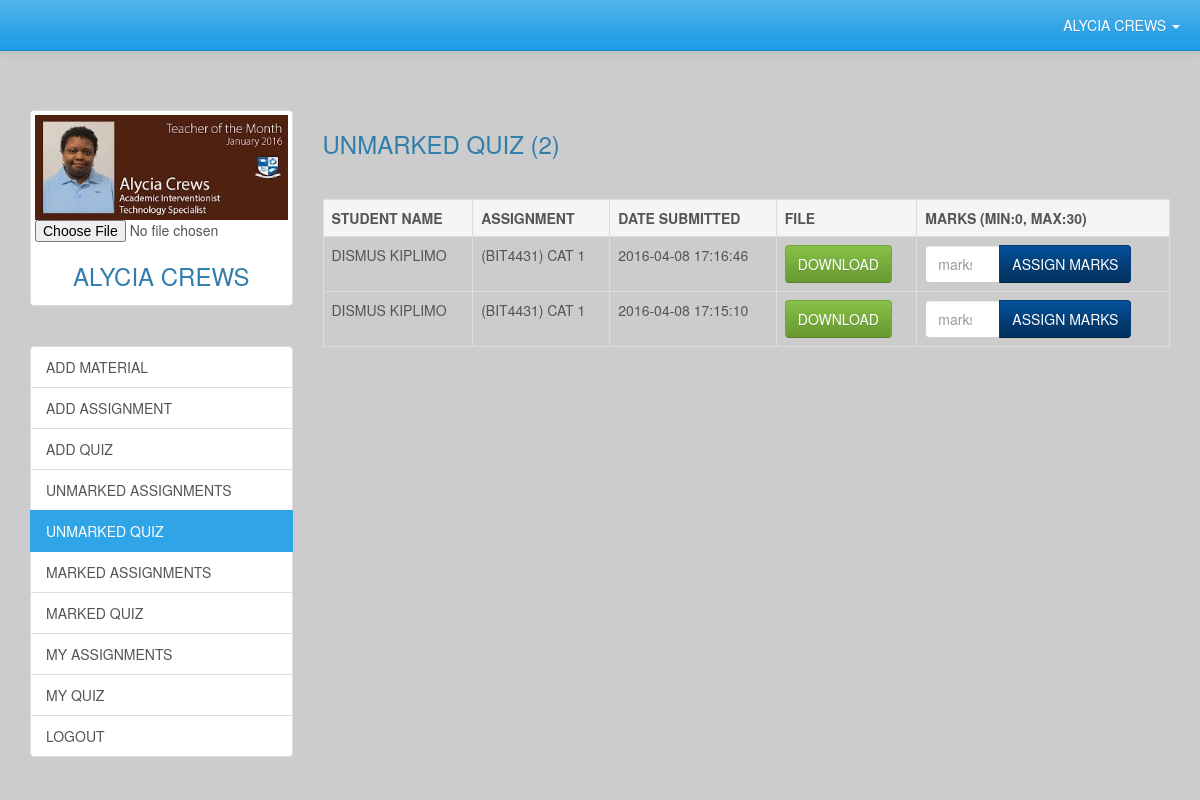
The app's page /unmarkedQuiz.php (signed in) with its own data.
### tables this page shows
CREATE TABLE IF NOT EXISTS `submittedquiz` (
`id` int(11) NOT NULL,
  `studentId` int(11) NOT NULL,
  `courseId` int(11) NOT NULL,
  `teacherId` int(11) NOT NULL,
  `name` varchar(150) NOT NULL,
  `marks` int(11) NOT NULL,
  `status` enum('MARKED','UNMARKED') DEFAULT 'UNMARKED',
  `dateSubmitted` datetime NOT NULL DEFAULT CURRENT_TIMESTAMP,
  `fileUrl` varchar(150) NOT NULL
);

CREATE TABLE IF NOT EXISTS `students` (
`id` int(11) NOT NULL,
  `fname` varchar(50) NOT NULL,
  `lname` varchar(50) NOT NULL,
  `password` varchar(40) NOT NULL,
  `username` varchar(40) NOT NULL,
  `gender` enum('MALE','FEMALE') NOT NULL,
  `course` varchar(50) NOT NULL,
  `location` varchar(50) NOT NULL,
  `coursePeriod` int(11) NOT NULL,
  `dateRegistered` datetime NOT NULL DEFAULT CURRENT_TIMESTAMP,
  `image` varchar(150) NOT NULL
);

### unmarkedQuiz.php (the view, shortened to what this page needs)
<?php
	$output = '';
	require_once 'includes/core.inc.php';
	require_once 'includes/teacherSession.inc.php';
	$query = "SELECT submittedQuiz.id, submittedQuiz.name, submittedQuiz.dateSubmitted, submittedQuiz.fileUrl, students.fname, students.lname
	          FROM submittedQuiz
			  LEFT JOIN students
			  ON submittedQuiz.studentId = students.id
			  WHERE submittedQuiz.teacherId = ? AND submittedQuiz.status = 'UNMARKED' AND submittedQuiz.courseId = ?
			  ORDER by submittedQuiz.dateSubmitted DESC";
	$statement = $conn->prepare($query);
	$statement->bind_param('ss', $teacherDetails['id'], $teacherDetails['course']);
	$statement->execute();
	$statement->store_result();
	if($statement->num_rows){
		$statement->bind_result($assignmentId, $assignmentName, $dateSubmitted, $fileUrl, $fname, $lname);
		$output .= '<table class = "table table-bordered">
						<tr class = "active">
							<th>STUDENT NAME</th>
							<th>ASSIGNMENT</th>
							<th>DATE SUBMITTED</th>
							<th>FILE</th>
							<th>MARKS (MIN:0, MAX:30)</th>
						</tr>';
		while($statement->fetch()){
			$output .= '<tr>
							<td>' . strtoupper($fname . ' ' . $lname) . '</td>
							<td>' . strtoupper($assignmentName) . '</td>
							<td>' . $dateSubmitted . '</td>
							<td><a href = "download.php?file=' . $fileUrl . '&name=<' . strtoupper($fname . ' ' . $lname . '> ' . $assignmentName) . ' ASSIGNMENT" class = "btn btn-success">DOWNLOAD</a></td>
							<td>
								<form class = "form-inline" action = "" method = "POST">
									<input type = "hidden" name = "assignmentId" value = "' . $assignmentId . '">
									<div class="input-group">
										<input type = "number" min = "0" max = "30" placeholder = "marks" class = "form-control" name = "marks" required />
										<span class="input-group-btn">
											<button type = "submit" name = "updateMarks" class = "btn btn-info">ASSIGN MARKS</button>
										</span>
									</div>
								</form>
							</td>
						</tr>';
		}
		$output .= '</table>';
	}else{
		$output = '<p>There are no unmarked quiz :)</p>';
	}
?>
<div class = "container">
	<div class = "row" style = "margin-top:60px;">
		<?php require_once 'includes/teacherSidebar.php';?>
		<div class = "col-lg-9">
			<h3>UNMARKED QUIZ (<?php echo $statement->num_rows;?>)</h3>
			<p><?php echo $msg;?> &nbsp;</p>
			<?php echo $output?>
		</div>
	</div>
</div>
<?php require_once 'includes/default_footer.inc.php';?>

### css/custom-styles.css (style rules this page uses)
body { padding-top:50px; background-color: #cccccc; }

### records on screen
submittedquiz: studentId.lname "DISMUS KIPLIMO", name "(BIT4431) CAT 1", dateSubmitted "2016-04-08 17:16:46"
submittedquiz: studentId.lname "DISMUS KIPLIMO", name "(BIT4431) CAT 1", dateSubmitted "2016-04-08 17:15:10"

### other values on screen
$teacherDetails['fullName'] "ALYCIA CREWS"
$statement->num_rows "2"
